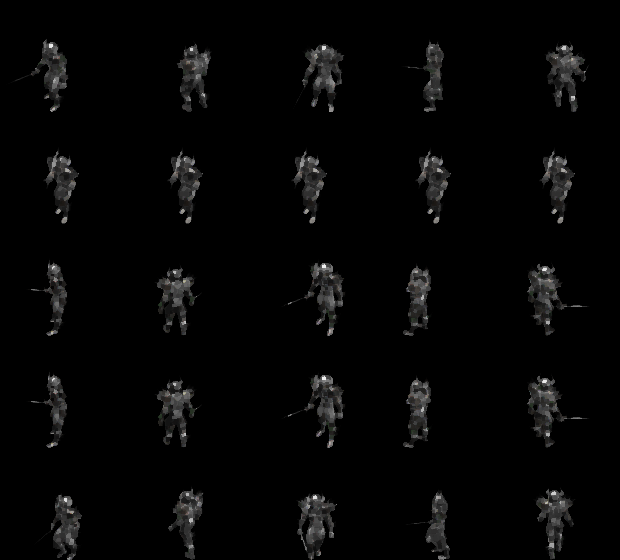

Below is a game level as drawn by its tile map, then a one-line description and the .tmx that defines it (tile-layer data replaced by summaries):
An orthogonal 5x5 tile map with 124x112 px tiles, 1 tile layer (Capa de patrones 1).

<map version="1.2" tiledversion="1.3.3" orientation="orthogonal" renderorder="right-down" width="5" height="5" tilewidth="124" tileheight="112" infinite="0" nextlayerid="2" nextobjectid="1">
 <tileset firstgid="1" name="SpriteSheet" tilewidth="124" tileheight="112" tilecount="400" columns="16">
  <image source="SpriteSheet.png" width="2016" height="2800" />
  <tile id="0">
   <animation>
    <frame tileid="0" duration="100" />
    <frame tileid="1" duration="100" />
    <frame tileid="2" duration="100" />
    <frame tileid="3" duration="100" />
    <frame tileid="4" duration="100" />
    <frame tileid="5" duration="100" />
    <frame tileid="6" duration="100" />
    <frame tileid="7" duration="100" />
    <frame tileid="8" duration="100" />
    <frame tileid="9" duration="100" />
   </animation>
  </tile>
  <tile id="16">
   <animation>
    <frame tileid="16" duration="100" />
    <frame tileid="17" duration="100" />
    <frame tileid="18" duration="100" />
    <frame tileid="19" duration="100" />
    <frame tileid="20" duration="100" />
    <frame tileid="21" duration="100" />
    <frame tileid="22" duration="100" />
    <frame tileid="23" duration="100" />
    <frame tileid="24" duration="100" />
    <frame tileid="25" duration="100" />
   </animation>
  </tile>
  <tile id="32">
   <animation>
    <frame tileid="32" duration="100" />
    <frame tileid="33" duration="100" />
    <frame tileid="34" duration="100" />
    <frame tileid="35" duration="100" />
    <frame tileid="36" duration="100" />
    <frame tileid="37" duration="100" />
    <frame tileid="38" duration="100" />
    <frame tileid="39" duration="100" />
    <frame tileid="40" duration="100" />
    <frame tileid="41" duration="100" />
   </animation>
  </tile>
  <tile id="48">
   <animation>
    <frame tileid="48" duration="100" />
    <frame tileid="49" duration="100" />
    <frame tileid="50" duration="100" />
    <frame tileid="51" duration="100" />
    <frame tileid="52" duration="100" />
    <frame tileid="53" duration="100" />
    <frame tileid="54" duration="100" />
    <frame tileid="55" duration="100" />
    <frame tileid="56" duration="100" />
    <frame tileid="57" duration="100" />
   </animation>
  </tile>
  <tile id="64">
   <animation>
    <frame tileid="64" duration="100" />
    <frame tileid="65" duration="100" />
    <frame tileid="66" duration="100" />
    <frame tileid="67" duration="100" />
    <frame tileid="68" duration="100" />
    <frame tileid="69" duration="100" />
    <frame tileid="70" duration="100" />
    <frame tileid="71" duration="100" />
    <frame tileid="72" duration="100" />
    <frame tileid="73" duration="100" />
   </animation>
  </tile>
  <tile id="80">
   <animation>
    <frame tileid="80" duration="100" />
    <frame tileid="81" duration="100" />
    <frame tileid="82" duration="100" />
    <frame tileid="83" duration="100" />
    <frame tileid="84" duration="100" />
    <frame tileid="85" duration="100" />
    <frame tileid="86" duration="100" />
    <frame tileid="87" duration="100" />
    <frame tileid="88" duration="100" />
    <frame tileid="89" duration="100" />
    <frame tileid="90" duration="100" />
    <frame tileid="91" duration="100" />
    <frame tileid="92" duration="100" />
    <frame tileid="93" duration="100" />
    <frame tileid="94" duration="100" />
    <frame tileid="95" duration="100" />
   </animation>
  </tile>
  <tile id="96">
   <animation>
    <frame tileid="96" duration="100" />
    <frame tileid="97" duration="100" />
    <frame tileid="98" duration="100" />
    <frame tileid="99" duration="100" />
    <frame tileid="100" duration="100" />
    <frame tileid="101" duration="100" />
    <frame tileid="102" duration="100" />
    <frame tileid="103" duration="100" />
    <frame tileid="104" duration="100" />
    <frame tileid="105" duration="100" />
    <frame tileid="106" duration="100" />
    <frame tileid="107" duration="100" />
    <frame tileid="108" duration="100" />
    <frame tileid="109" duration="100" />
    <frame tileid="110" duration="100" />
    <frame tileid="111" duration="100" />
   </animation>
  </tile>
  <tile id="160">
   <animation>
    <frame tileid="160" duration="100" />
    <frame tileid="161" duration="100" />
    <frame tileid="162" duration="100" />
    <frame tileid="163" duration="100" />
    <frame tileid="164" duration="100" />
   </animation>
  </tile>
  <tile id="176">
   <animation>
    <frame tileid="176" duration="100" />
    <frame tileid="177" duration="100" />
    <frame tileid="178" duration="100" />
    <frame tileid="179" duration="100" />
    <frame tileid="180" duration="100" />
   </animation>
  </tile>
  <tile id="192">
   <animation>
    <frame tileid="192" duration="100" />
    <frame tileid="193" duration="100" />
    <frame tileid="194" duration="100" />
    <frame tileid="195" duration="100" />
    <frame tileid="196" duration="100" />
   </animation>
  </tile>
  <tile id="208">
   <animation>
    <frame tileid="208" duration="100" />
    <frame tileid="209" duration="100" />
    <frame tileid="210" duration="100" />
    <frame tileid="211" duration="100" />
    <frame tileid="212" duration="100" />
   </animation>
  </tile>
  <tile id="224">
   <animation>
    <frame tileid="224" duration="100" />
    <frame tileid="225" duration="100" />
    <frame tileid="226" duration="100" />
    <frame tileid="227" duration="100" />
    <frame tileid="228" duration="100" />
   </animation>
  </tile>
  <tile id="240">
   <animation>
    <frame tileid="240" duration="100" />
    <frame tileid="241" duration="100" />
    <frame tileid="242" duration="100" />
    <frame tileid="243" duration="100" />
    <frame tileid="244" duration="100" />
   </animation>
  </tile>
  <tile id="256">
   <animation>
    <frame tileid="256" duration="100" />
    <frame tileid="257" duration="100" />
    <frame tileid="258" duration="100" />
    <frame tileid="259" duration="100" />
    <frame tileid="260" duration="100" />
   </animation>
  </tile>
  <tile id="272">
   <animation>
    <frame tileid="272" duration="100" />
    <frame tileid="273" duration="100" />
    <frame tileid="274" duration="100" />
    <frame tileid="275" duration="100" />
    <frame tileid="276" duration="100" />
   </animation>
  </tile>
  <tile id="288">
   <animation>
    <frame tileid="288" duration="100" />
    <frame tileid="289" duration="100" />
    <frame tileid="290" duration="100" />
    <frame tileid="291" duration="100" />
    <frame tileid="292" duration="100" />
   </animation>
  </tile>
  <tile id="304">
   <animation>
    <frame tileid="304" duration="100" />
    <frame tileid="305" duration="100" />
    <frame tileid="306" duration="100" />
    <frame tileid="307" duration="100" />
    <frame tileid="308" duration="100" />
   </animation>
  </tile>
  <tile id="320">
   <animation>
    <frame tileid="320" duration="100" />
    <frame tileid="321" duration="100" />
    <frame tileid="322" duration="100" />
    <frame tileid="323" duration="100" />
    <frame tileid="324" duration="100" />
    <frame tileid="325" duration="100" />
    <frame tileid="326" duration="100" />
    <frame tileid="327" duration="100" />
   </animation>
  </tile>
  <tile id="336">
   <animation>
    <frame tileid="336" duration="100" />
    <frame tileid="337" duration="100" />
    <frame tileid="338" duration="100" />
    <frame tileid="339" duration="100" />
    <frame tileid="340" duration="100" />
    <frame tileid="341" duration="100" />
    <frame tileid="342" duration="100" />
    <frame tileid="343" duration="100" />
   </animation>
  </tile>
  <tile id="352">
   <animation>
    <frame tileid="352" duration="100" />
    <frame tileid="353" duration="100" />
    <frame tileid="354" duration="100" />
    <frame tileid="355" duration="100" />
    <frame tileid="356" duration="100" />
    <frame tileid="357" duration="100" />
    <frame tileid="358" duration="100" />
    <frame tileid="359" duration="100" />
   </animation>
  </tile>
  <tile id="368">
   <animation>
    <frame tileid="368" duration="100" />
    <frame tileid="369" duration="100" />
    <frame tileid="370" duration="100" />
    <frame tileid="371" duration="100" />
    <frame tileid="372" duration="100" />
    <frame tileid="373" duration="100" />
    <frame tileid="374" duration="100" />
    <frame tileid="375" duration="100" />
   </animation>
  </tile>
  <tile id="384">
   <animation>
    <frame tileid="384" duration="100" />
    <frame tileid="385" duration="100" />
    <frame tileid="386" duration="100" />
    <frame tileid="387" duration="100" />
    <frame tileid="388" duration="100" />
    <frame tileid="389" duration="100" />
    <frame tileid="390" duration="100" />
    <frame tileid="391" duration="100" />
   </animation>
  </tile>
 </tileset>
 <layer id="1" name="Capa de patrones 1" width="5" height="5">
  <data>[25 cells, 25 non-empty, 21 distinct tile ids]</data>
 </layer>
</map>
